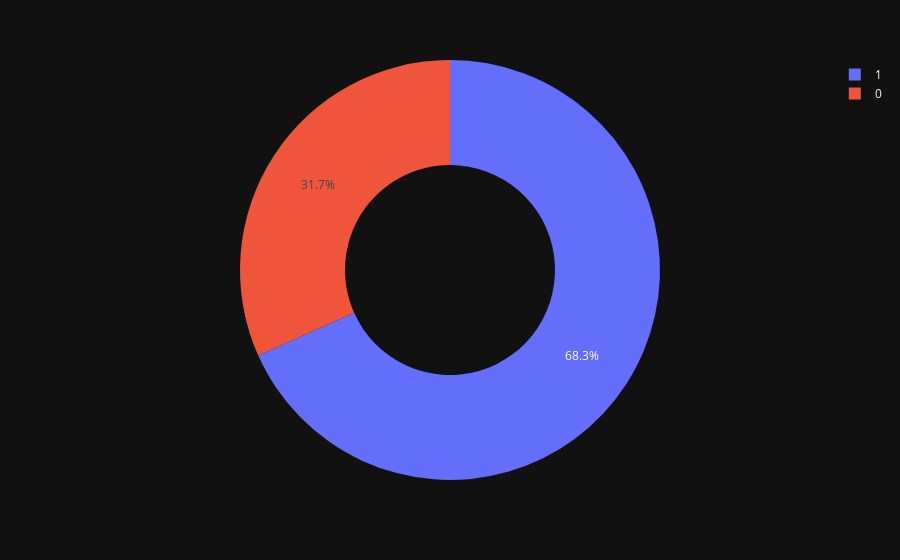

Source (notebook cell):
### Markdown cell above
+ Gender Distribution

### Code cell
ax = px.pie(data, names='sex', template='plotly_dark', hole=0.5)
ax.show()

### Figure 1 — Plotly figure (JSON) as saved in the notebook; plotly's stock layout.template omitted (floating-point values rounded to 4 significant figures; data arrays with more than 128 entries replaced by an {"elided": "..."} marker saying what was removed)
{"data": [{"domain": {"x": [0, 1], "y": [0, 1]}, "hole": 0.5, "hovertemplate": "sex=%{label}<extra></extra>", "labels": {"elided": "303 int values"}, "legendgroup": "", "name": "", "showlegend": true, "type": "pie"}], "layout": {"legend": {"tracegroupgap": 0}, "margin": {"t": 60}}}
